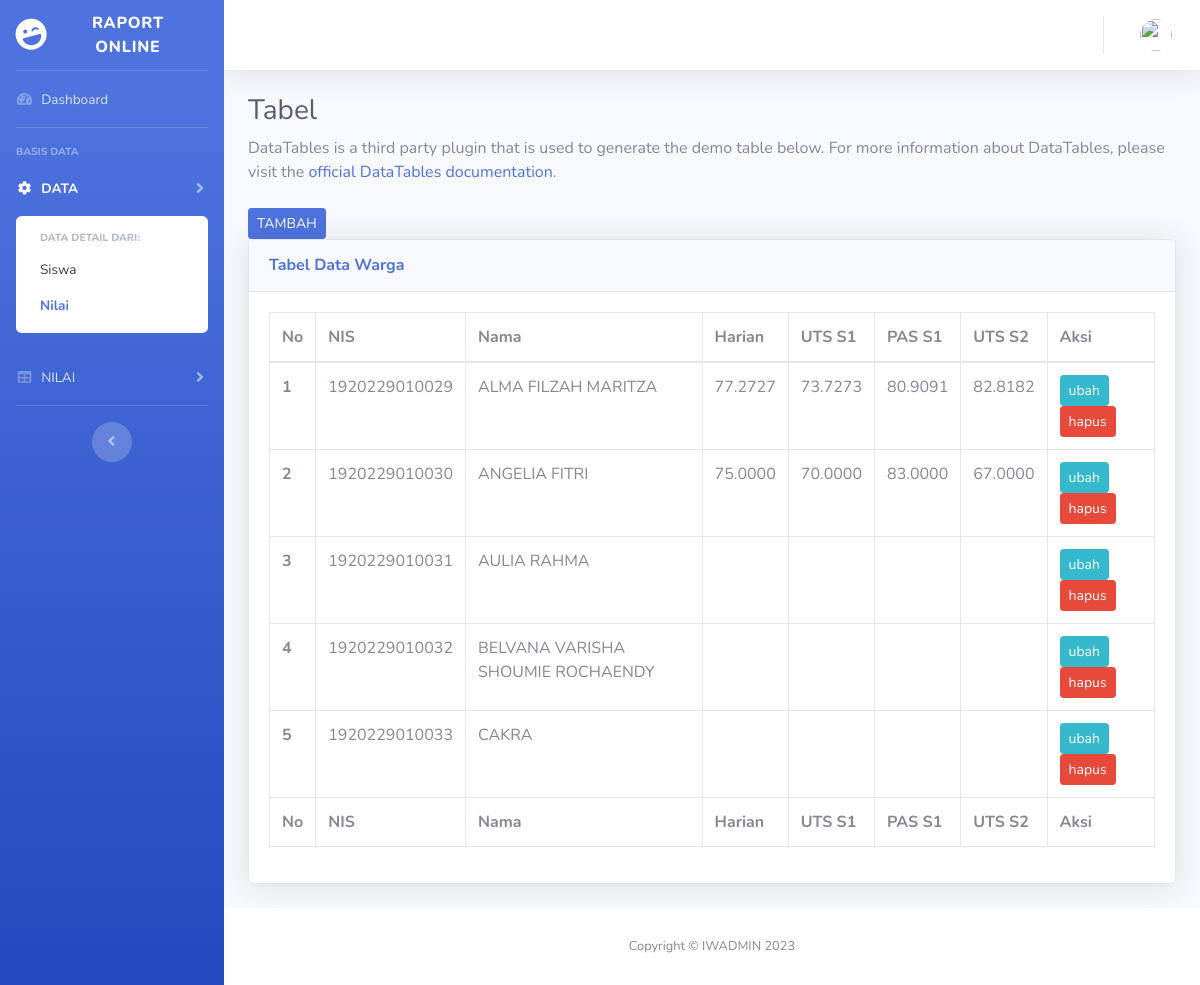
/tabelnilai.php, run on an earlier commit of the app's database.
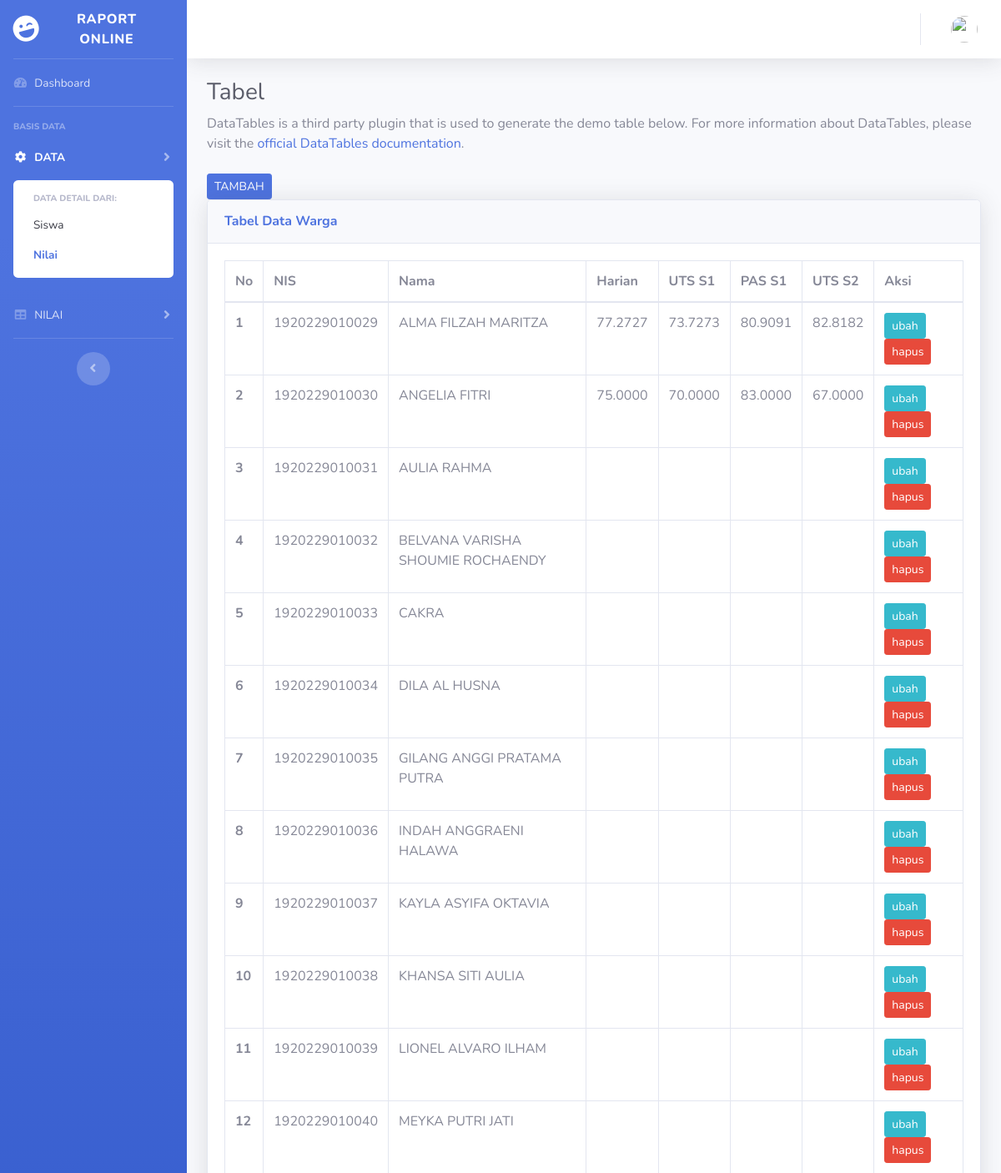
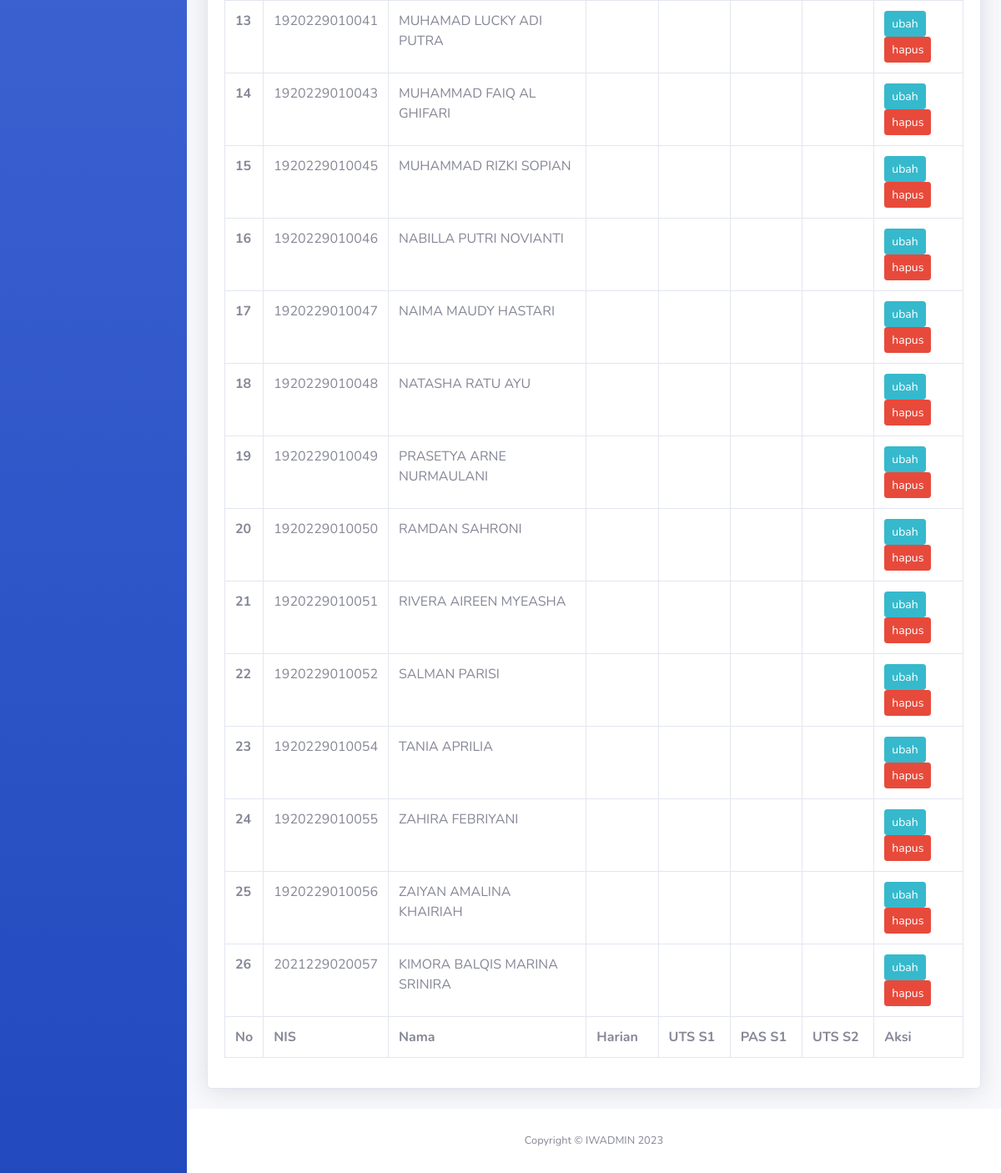
And on a later commit of the database (2 pictures, top to bottom).
### tables this page shows
CREATE TABLE `siswa` (
  `nis` varchar(15) NOT NULL,
  `nama` varchar(55) NOT NULL,
  `umur` int(2) DEFAULT NULL,
  `gender` varchar(10) DEFAULT NULL,
  `agama` set('Islam','Protestan','Katolik','Hindu','Buddha','Konghuchu') DEFAULT NULL,
  `kelas` varchar(10) DEFAULT NULL
);

### tabelnilai.php (the view, shortened to what this page needs)
<!DOCTYPE html>
<html lang="en">
<head>
    <link href="sbadmin/vendor/fontawesome-free/css/all.min.css" rel="stylesheet" type="text/css">
    <link href="sbadmin/css/sb-admin-2.min.css" rel="stylesheet">
    <?php
        include "koneksi_db.php";
    ?>
</head>
<body id="page-top">
    <div id="wrapper">
        <ul class="navbar-nav bg-gradient-primary sidebar sidebar-dark accordion" id="accordionSidebar">
            <a class="sidebar-brand d-flex align-items-center justify-content-center" href="Dashboard.php">
                <div class="sidebar-brand-icon rotate-n-15">
                    <i class="fas fa-laugh-wink"></i>
                </div>
                <div class="sidebar-brand-text mx-3">Raport Online <sup></sup></div>
            </a>
            <hr class="sidebar-divider my-0">
            <li class="nav-item">
                <a class="nav-link" href="Dashboard.php">
                    <i class="fas fa-fw fa-tachometer-alt"></i>
                    <span>Dashboard</span></a>
            </li>
            <hr class="sidebar-divider">
            <div class="sidebar-heading">
                BASIS DATA
            </div>
            <li class="nav-item active">
                <a class="nav-link collapsed" href="#" data-toggle="collapse" data-target="#collapseTwo"
                    aria-expanded="true" aria-controls="collapseTwo">
                    <i class="fas fa-fw fa-cog"></i>
                    <span>DATA</span>
                </a>
                <div id="collapseTwo" class="collapse show" aria-labelledby="headingTwo" data-parent="#accordionSidebar">
                    <div class="bg-white py-2 collapse-inner rounded">
                        <h6 class="collapse-header">Data detail dari:</h6>
                        <a class="collapse-item" href="tabelsiswa.php">Siswa</a>
                        <a class="collapse-item active" href="tabelnilai.php">Nilai</a>
                    </div>
                </div>
            </li>
            <li class="nav-item">
                <a class="nav-link collapsed" href="#" data-toggle="collapse" data-target="#collapseUtilities"
                    aria-expanded="true" aria-controls="collapseUtilities">
                    <i class="fas fa-fw fa-table"></i>
                    <span>NILAI</span>
                </a>
            </li>
            <hr class="sidebar-divider d-none d-md-block">
            <div class="text-center d-none d-md-inline">
                <button class="rounded-circle border-0" id="sidebarToggle"></button>
            </div>
        </ul>
        <div id="content-wrapper" class="d-flex flex-column">
            <div id="content">
                <nav class="navbar navbar-expand navbar-light bg-white topbar mb-4 static-top shadow">
                    <ul class="navbar-nav ml-auto">
                        <li class="nav-item dropdown no-arrow">
                            <a class="nav-link dropdown-toggle" href="#" id="userDropdown" role="button"
                                data-toggle="dropdown" aria-haspopup="true" aria-expanded="false">
                                <img class="img-profile rounded-circle"
                                    src="img/noname.png">
                            </a>
                        </li>
                    </ul>
                </nav>
                <div class="container-fluid">
                    <h1 class="h3 mb-2 text-gray-800">Tabel</h1>
                    <p class="mb-4">DataTables is a third party plugin that is used to generate the demo table below.
                        For more information about DataTables, please visit the <a target="_blank"
                            href="https://datatables.net">official DataTables documentation</a>.</p>
                    <a href="input.php"><input type="submit" name="TAMBAH" value="TAMBAH" class="btn btn-primary btn-sm"></a>
                    <div class="card shadow mb-4">
                        <div class="card-header py-3">
                            <h6 class="m-0 font-weight-bold text-primary">Tabel Data Warga</h6>
                        </div>
                        <div class="card-body">
                            <div class="table-responsive">
                                <table class="table table-bordered" id="dataTable" width="100%" cellspacing="0">
                                    <thead>
                                        <tr>
                                            <th>No</th>
                                            <th>NIS</th>
                                            <th>Nama</th>
                                            <th>Harian</th>
                                            <th>UTS S1</th>
                                            <th>PAS S1</th>
                                            <th>UTS S2</th>
                                            <th>Aksi</th>
                                        </tr>
                                    </thead>
                                    <tfoot>
                                        <tr>
                                            <th>No</th>
                                            <th>NIS</th>
                                            <th>Nama</th>
                                            <th>Harian</th>
                                            <th>UTS S1</th>
                                            <th>PAS S1</th>
                                            <th>UTS S2</th>
                                            <th>Aksi</th>
                                        </tr>
                                    </tfoot>
                                    <tbody>
                                    <?php
                                        $no = 1;
                                        $queri = "select * from siswa";
                                        $hasil = mysqli_query($koneksi, $queri);
                                        while ($data = mysqli_fetch_array($hasil)) {
                                    ?>
                                        <tr><th> <?php echo $no; ?> </th>
                                            <td> <?php echo $data['nis']; ?></td>
                                            <td> <?php echo $data['nama']; ?></td>
                                            <td> <?php
                                                    $jum = "SELECT Avg(harian) FROM nilai WHERE nis = $data[nis]";
                                                    $haj = $koneksi->query($jum);
                                                    while($row = mysqli_fetch_array($haj)) {
                                                        echo $row['Avg(harian)'];
                                                    }
                                                ?></td>
                                            <td> <?php
                                                    $jum = "SELECT Avg(uts1) FROM nilai WHERE nis = $data[nis]";
                                                    $haj = $koneksi->query($jum);
                                                    while($row = mysqli_fetch_array($haj)) {
                                                        echo $row['Avg(uts1)'];
                                                    }
                                                ?></td>
                                            <td> <?php
                                                    $jum = "SELECT Avg(pas1) FROM nilai WHERE nis = $data[nis]";
                                                    $haj = $koneksi->query($jum);
                                                    while($row = mysqli_fetch_array($haj)) {
                                                        echo $row['Avg(pas1)'];
                                                    }
                                                ?></td>
                                            <td> <?php
                                                    $jum = "SELECT Avg(uts2) FROM nilai WHERE nis = $data[nis]";
                                                    $haj = $koneksi->query($jum);
                                                    while($row = mysqli_fetch_array($haj)) {
                                                        echo $row['Avg(uts2)'];
                                                    }
                                                ?></td>
                                            <td> <?php echo "<a href='edit.php?nis=$data[nis]'>"?><input type="submit" name="ubah" value="ubah" class="btn btn-info btn-sm"></a> <?php echo "<a href='?nis=$data[nis]'>"?><input type="submit" name="hapus" value="hapus" class="btn btn-danger btn-sm"></a></td>
                                        </tr>
                                    <?php
                                        $no++;
                                        }
                                    ?>
                                    </tbody>
                                </table>
                            </div>
                        </div>
                    </div>
                </div>
            </div>
            <footer class="sticky-footer bg-white">
                <div class="container my-auto">
                    <div class="copyright text-center my-auto">
                        <span>Copyright &copy; IWADMIN 2023</span>
                    </div>
                </div>
            </footer>
        </div>
    </div>
</body>
</html>

What changed in the data, as far as the page shows it:
added siswa: nis "1920229010034", nama "DILA AL HUSNA"
added siswa: nis "1920229010035", nama "GILANG ANGGI PRATAMA PUTRA"
added siswa: nis "1920229010036", nama "INDAH ANGGRAENI HALAWA"
added siswa: nis "1920229010037", nama "KAYLA ASYIFA OKTAVIA"
added siswa: nis "1920229010038", nama "KHANSA SITI AULIA"
added siswa: nis "1920229010039", nama "LIONEL ALVARO ILHAM"
added siswa: nis "1920229010040", nama "MEYKA PUTRI JATI"
added siswa: nis "1920229010041", nama "MUHAMAD LUCKY ADI PUTRA"
added siswa: nis "1920229010043", nama "MUHAMMAD FAIQ AL GHIFARI"
added siswa: nis "1920229010045", nama "MUHAMMAD RIZKI SOPIAN"
added siswa: nis "1920229010046", nama "NABILLA PUTRI NOVIANTI"
added siswa: nis "1920229010047", nama "NAIMA MAUDY HASTARI"
added siswa: nis "1920229010048", nama "NATASHA RATU AYU"
added siswa: nis "1920229010049", nama "PRASETYA ARNE NURMAULANI"
added siswa: nis "1920229010050", nama "RAMDAN SAHRONI"
added siswa: nis "1920229010051", nama "RIVERA AIREEN MYEASHA"
added siswa: nis "1920229010052", nama "SALMAN PARISI"
added siswa: nis "1920229010054", nama "TANIA APRILIA"
added siswa: nis "1920229010055", nama "ZAHIRA FEBRIYANI"
added siswa: nis "1920229010056", nama "ZAIYAN AMALINA KHAIRIAH"
added siswa: nis "2021229020057", nama "KIMORA BALQIS MARINA SRINIRA"
